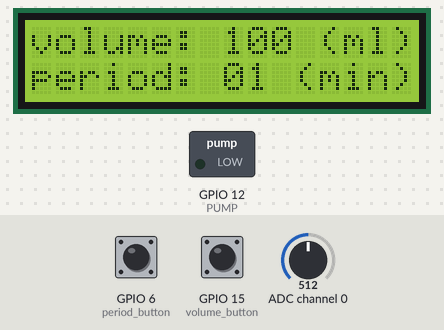
A program run on a simulated Raspberry Pi (BCM pin numbers). Shown: 16×2 character LCD, switched loads named in the program (green lamp = pin HIGH). The test bench sets the inputs (shaded band); at power-on: ADC channel 0 = 512, GPIO 6 (period_button) HIGH, GPIO 15 (volume_button) HIGH (analog values on the 0–1023 scale). Library files of the repository ran but are not shown: I2C_LCD_driver.py; what the program prints to the terminal is not drawn.

Above: at 1.5 s.
1.6 s: ADC channel 0 set to 912
7.6 s: ADC channel 0 set to 934
At 10.7 s:
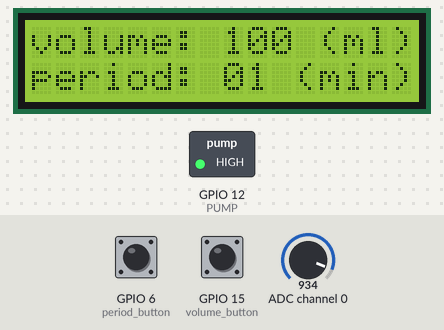
18.4 s: GPIO 6 (period_button) pulled LOW for 3 s
At 20.0 s:
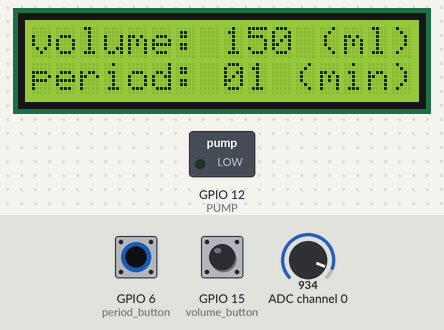
24.4 s: GPIO 15 (volume_button) pulled LOW for 3 s
At 25.8 s:
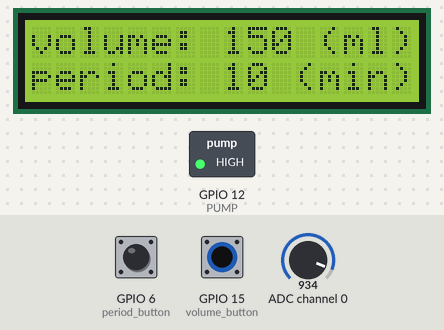
30.4 s: GPIO 6 (period_button) pulled LOW for 3 s
At 32.8 s:
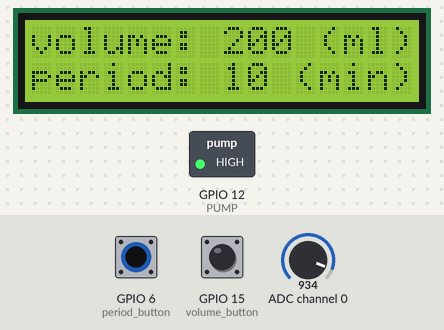
36.4 s: GPIO 15 (volume_button) pulled LOW for 3 s
At 37.7 s:
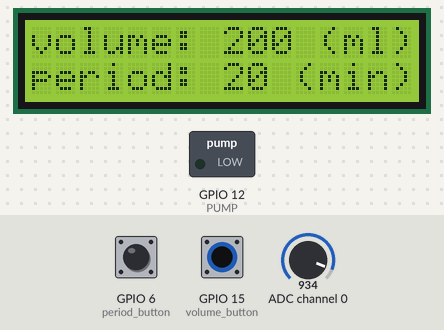
Timing chart, 0 to 41.8 s (numbered marks = the images above; inputs shaded):
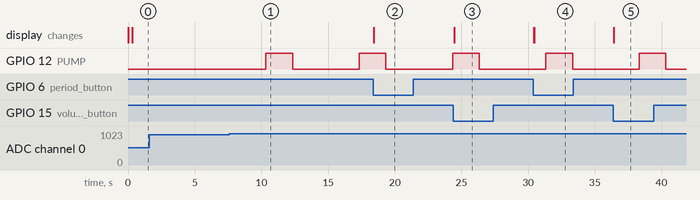

Measured:
- the behaviour switches between 921 and 922 on ADC channel 0 (found by bisection; images 0 and 1)
- after the input at 1.6 s, every drawn part: stays the same
- after the input at 7.6 s, GPIO 12 (PUMP): LOW → HIGH after 2.7 s, → LOW 2.0 s later, → HIGH 5.0 s later
- after the input at 18.4 s, the display: changes at once (image 2)
- after the input at 24.4 s, the display: changes after 0.05 s (image 3)
- after the input at 30.4 s, the display: first changes at once (image 4 shows a later state)
- after the input at 36.4 s, the display: changes at once (image 5)

The program:

AllOfSensors.py
```python
import RPi.GPIO as GPIO
import signal
import sys
import time
import spidev
# 버튼 관련
import I2C_LCD_driver


# 키보드 인터럽트 걸리면 빠져 나오는 용도
def signal_handler(signal, frame):
    print('process stop')
    GPIO.cleanup()
    sys.exit(0)


signal.signal(signal.SIGINT, signal_handler)

GPIO.setmode(GPIO.BCM)  # BCM 모드

## 토양 수분 + 워터펌프 관련 세팅 시작 ##
PUMP = 12  # 워터펌프 핀
delay = 2  # 주기 설정된 것 넣을 곳
GPIO.setup(PUMP, GPIO.OUT)  # 워터펌프 물 나오게

# Open Spi Bus
# SPI 버스 0과 디바이스 0을 열고
# 최대 전송 속도를 1MHz로 설정
spi = spidev.SpiDev()
spi.open(0, 0)  # open(bus, device)
spi.max_speed_hz = 1000000  # set transfer speed

# 임계값
water_percent_threshold = 10


# To read SPI data from MCP3008 chip
# Channel must be 0~7 integer
def readChannel(channel):
    val = spi.xfer2([1, (8 + channel) << 4, 0])
    data = ((val[1] & 3) << 8) + val[2]
    return data


# 0~1023 value가 들어옴. 1023이 수분함량 min값
def convertPercent(data):
    return 100.0 - round(((data * 100) / float(1023)), 1)


## 토양 수분 + 워터펌프 관련 세팅 끝 ##

## 주기 조절 버튼 + 용량 조절 버튼 + LCD 표시 세팅 시작 ##
mylcd = I2C_LCD_driver.lcd()

LCD = 2  # LCD 핀은 라즈베리파이 GPIO 2번핀으로
volume_button = 15
GPIO.setup(volume_button, GPIO.IN, pull_up_down=GPIO.PUD_UP)
# 스위치 핀을 풀다운저항이 있는 출력으로 설정
# 풀다운 저항이 있으면 버튼을 누르지 않으면 LOW 신호가 됨
# 여기를 GPIO.PUD_UP으로 하면 버튼을 누르지 않으면 HIGH 신호가 됨

period_button = 6  # 주기 버튼 GPIO핀 달기
GPIO.setup(period_button, GPIO.IN, pull_up_down=GPIO.PUD_UP)

volume = ["100 (ml)", "150 (ml)", "200 (ml)", "250 (ml)"]
period = ["01 (min)", "10 (min)", "20 (min)", "30 (min)"]
buttonClickCount_volume = 0  # 0, 1, 2, 3 인덱스 참조용
buttonClickCount_period = 0  # 0, 1, 2 인덱스 참조용


# 주기 조절 버튼 P 눌렀을 때 주기 조절
def period_button_callback(channel):
    global buttonClickCount_period
    print('주기 조절 버튼 누름')
    # 눌렀을 때
    buttonClickCount_period += 1
    if buttonClickCount_period >= len(period):
        # 버튼이 4 이상이 되면 다시 원점으로 돌아와야 함
        buttonClickCount_period = 0
        time.sleep(0.5)

    mylcd.lcd_display_string("period: " + period[buttonClickCount_period], 2)


# 용량 조절 버튼 V 눌렀을 때 용량 조절
def volume_button_callback(channel):
    global buttonClickCount_volume
    print('용량 조절 버튼 누름')
    buttonClickCount_volume += 1
    if buttonClickCount_volume >= len(volume):
        # 버튼이 4 이상이 되면 다시 원점으로 돌아와야 함
        buttonClickCount_volume = 0
        time.sleep(0.5)
    mylcd.lcd_display_string("volume: " + volume[buttonClickCount_volume], 1)


# 이벤트 핸들러 달기
GPIO.add_event_detect(period_button, GPIO.FALLING, callback=volume_button_callback)
GPIO.add_event_detect(volume_button, GPIO.FALLING, callback=period_button_callback)

## 주기 조절 버튼 + 용량 조절 버튼 세팅 + LCD 표시 세팅 끝 ##
try:
    mylcd.lcd_display_string("volume: " + volume[buttonClickCount_volume], 1)
    mylcd.lcd_display_string("period: " + period[buttonClickCount_period], 2)
    while True:
        val = readChannel(0)
        # if (val != 0) : # filtering for meaningless num
        #   print(val, "/", convertPercent(val),"%")
        # time.sleep(delay)
        if (convertPercent(val) < water_percent_threshold):
            print(val, "/", convertPercent(val), "%", "\nhere - PUMP on")
            #mylcd.lcd_display_string("period: 124" , 1)
            #mylcd.lcd_display_string("period:234234 ", 2)
            GPIO.output(PUMP, 1)
            time.sleep(2)
            GPIO.output(PUMP, 0)
            time.sleep(delay)
        elif (convertPercent(val) >= water_percent_threshold):
            GPIO.output(PUMP, 0)
            print(val, "/", convertPercent(val), "%", "\nhere - PUMP off")
            time.sleep(2)
        time.sleep(3)
except KeyboardInterrupt:
    spi.close()
    print("Keyboard Interrupt!!!!")
```
